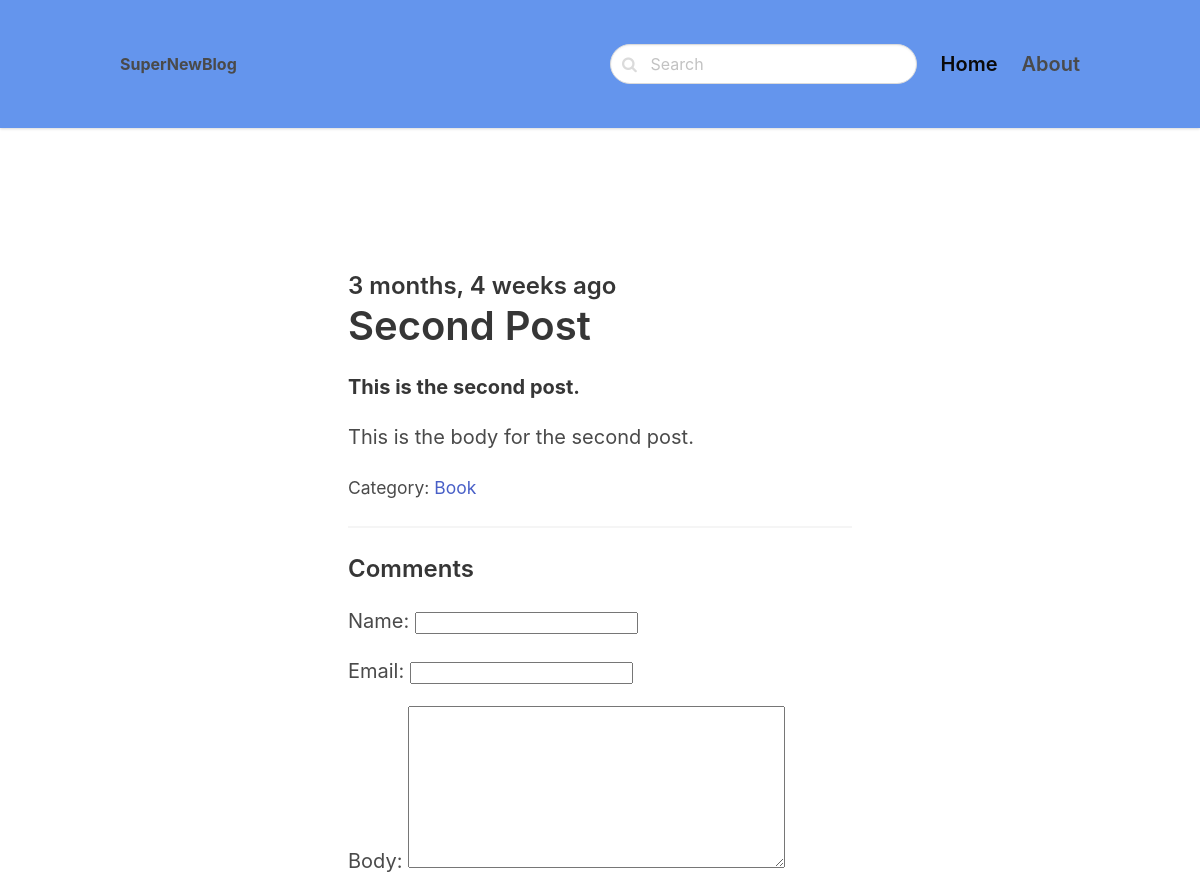
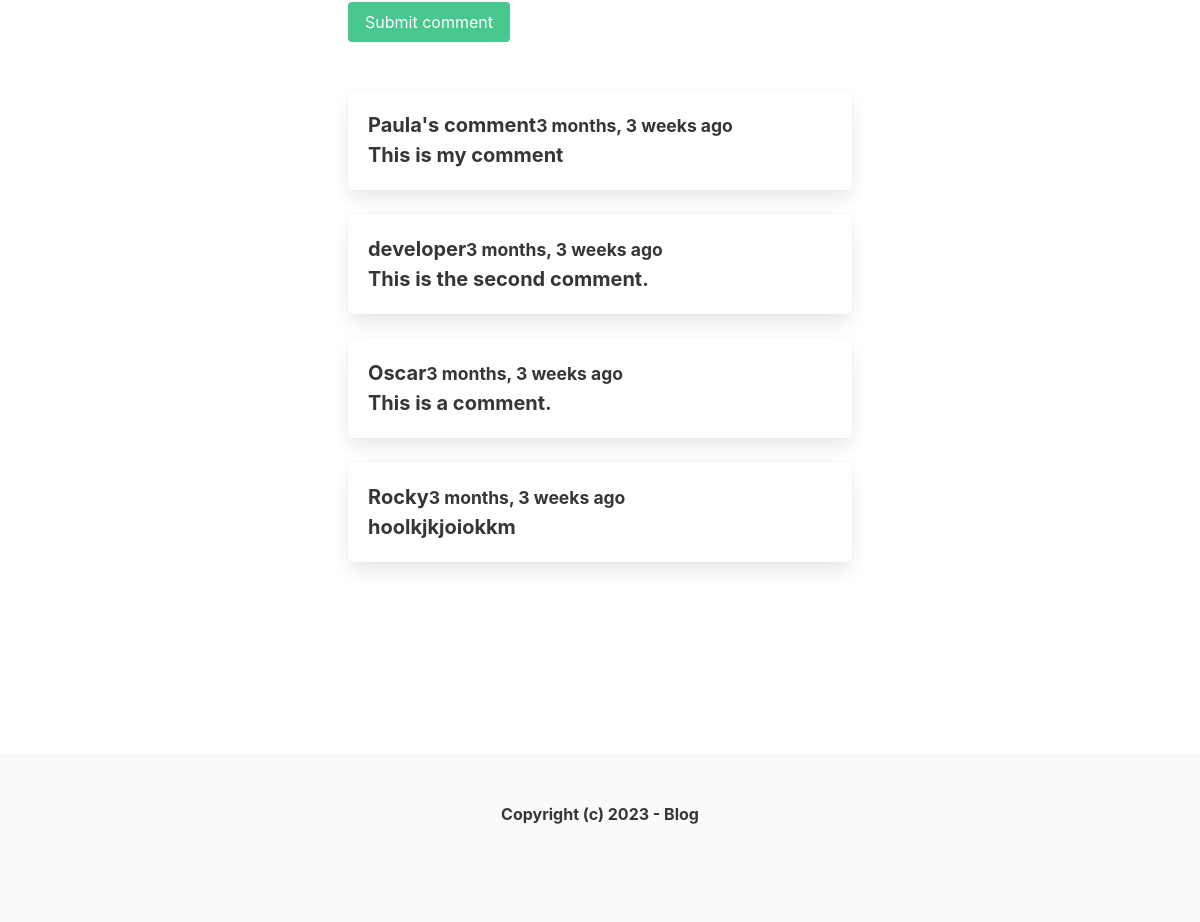
/book/2/, run on the app's committed database (2 pictures, top to bottom).
### blog/models.py (models this page shows, shortened)
class Post(models.Model):
    ACTIVE = 'active'
    DRAFT = 'draft'
    CHOICES_STATUS = (
        (ACTIVE, 'Active'),
        (DRAFT, 'Draft')
    )
    category = models.ForeignKey(Category, related_name='posts', on_delete=models.CASCADE)
    title = models.CharField(max_length=255)
    slug = models.SlugField()
    intro = models. TextField()
    body = models.TextField()
    created_at = models.DateTimeField(auto_now_add=True)
    status = models.CharField(max_length=10, choices=CHOICES_STATUS, default=ACTIVE)
    image = models.ImageField(upload_to='uploads/', blank=True, null=True)
    class Meta:
        ordering = ('-created_at',)

class Category(models.Model):
    title = models.CharField(max_length=255)
    slug = models.SlugField()
    class Meta:
        ordering = ('title',)
        verbose_name_plural = 'Categories'
    def __str__(self):
        return self.title

class Comment(models.Model):
    post = models.ForeignKey(Post, related_name='comments', on_delete=models.CASCADE)
    name = models.CharField(max_length=255)
    email = models.EmailField()
    body = models.TextField()
    created_at = models.DateTimeField(auto_now_add=True)

### blog/views.py (the view)
# urls.py: path('<slug:category_slug>/<slug:slug>/', views.detail, name='post_detail'),
def detail(request, category_slug, slug):
    post = get_object_or_404(Post, slug=slug, status=Post.ACTIVE)
    if request.method == 'POST':
        form = CommentForm(request.POST)
        if form.is_valid():
            comment = form.save(commit=False)
            comment.post = post
            comment.save()
            return redirect('post_detail', slug=slug)
    else:
        form = CommentForm()
    return render(request, 'blog/detail.html', {'post': post, 'form' : form})

### blog/forms.py
class CommentForm(forms.ModelForm):
    class Meta:
        model = Comment
        fields = ('name', 'email', 'body')

### blog/templates/blog/detail.html (shortened to what this page needs)
{% extends 'core/base.html' %}
{% block content %}
<section class="hero">
    <div class="hero-body">
        <div class="container">
            <section class="section">
                <div class="columns">
                    <div class="column is-8 is-offset-2">
                        <div class="content is-medium">
                            <h2 class="subtitle is-4">{{ post.created_at|timesince }} ago</h2>
                            <h1 class="title">{{ post.title }}</h1>
                            <p><strong>{{ post.intro }}</strong></p>
                            <p>{{ post.body }}</p>
                            <p><small>Category: <a href="{% url 'category_detail' post.category.slug %}">{{ post.category }}</a></small></p>
                            <hr>
                            <h2 class="subtitle is-4">Comments</h2>
                            <form method="post" class="mb-6">
                                {{ form.as_p }}
                                <div class="field">
                                    <div class="control">
                                        <button class="button is-success">Submit comment</button>
                                    </div>
                                </div>
                            </form>
                            {% for comment in post.comments.all %}
                            <article class="media box">
                                <div class="media-content">
                                    <strong>{{ comment.name }}<strong><small>{{ comment.created_at|timesince }} ago</small></strong><br>
                                    {{ comment.body }}
                                </div>
                            </article>
                            {% endfor %}
                        </div>
                    </div>
                </div>
            </section>
        </div>
    </div>
</section>
{% endblock %}

### data on the page
Post: created_at "3 months, 4 weeks", title "Second Post", intro "This is the second post.", body "This is the body for the second post.", category "Book"
Comment: name "Paula's comment", created_at "3 months, 3 weeks", body "This is my comment"
Comment: name "developer", created_at "3 months, 3 weeks", body "This is the second comment."
Comment: name "Oscar", created_at "3 months, 3 weeks", body "This is a comment."
Comment: name "Rocky", created_at "3 months, 3 weeks", body "hoolkjkjoiokkm"
